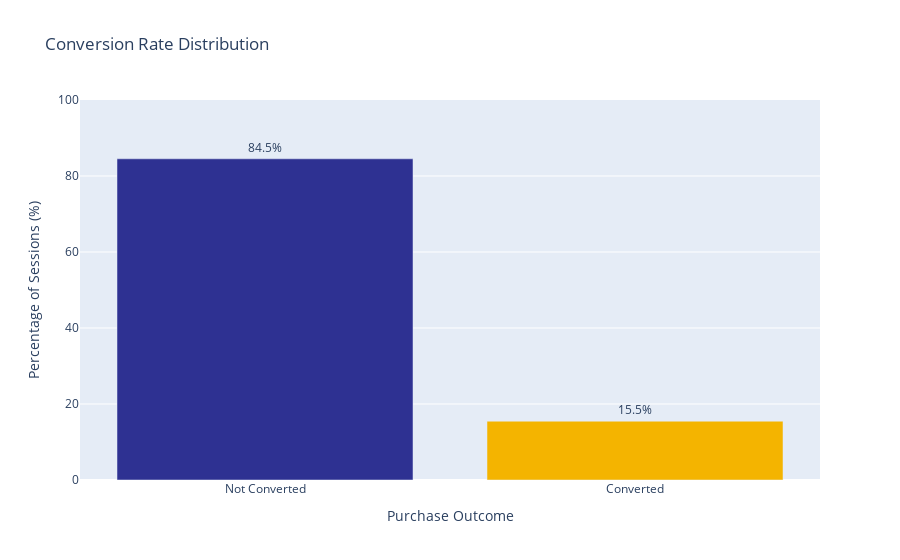

Notebook cell for this chart:
### Markdown cell above
### 1. Target Distribution

### Code cell
# create labels
df["Revenue_Label"] = df["revenue"].map({
    True: "Converted",
    False: "Not Converted"
})

revenue_percent = (
    df["Revenue_Label"]
    .value_counts(normalize=True)
    .mul(100)
    .reset_index()
)

revenue_percent.columns = ["Purchase Outcome", "Percentage"]

# create plot using the new column
fig = px.bar(
    revenue_percent,
    x="Purchase Outcome",
    y="Percentage",
    color="Purchase Outcome",
    text="Percentage",
    title="Conversion Rate Distribution",
    color_discrete_map={
        "Not Converted": "#2E3192",   #  Blue
        "Converted": "#F4B400"        #  Gold
    },
)

fig.update_traces(texttemplate='%{text:.1f}%', textposition='outside')

fig.update_layout(
    yaxis_title="Percentage of Sessions (%)",
    xaxis_title="Purchase Outcome",
    showlegend=False,
    yaxis=dict(range=[0, 100])
)

fig.show()

### Figure 1 — Plotly figure (JSON) as saved in the notebook; plotly's stock layout.template omitted (floating-point values rounded to 4 significant figures)
{"data": [{"alignmentgroup": "True", "hovertemplate": "Purchase Outcome=%{x}<br>Percentage=%{text}<extra></extra>", "legendgroup": "Not Converted", "marker": {"color": "#2E3192", "pattern": {"shape": ""}}, "name": "Not Converted", "offsetgroup": "Not Converted", "orientation": "v", "showlegend": true, "text": [84.53], "textposition": "outside", "texttemplate": "%{text:.1f}%", "type": "bar", "x": ["Not Converted"], "xaxis": "x", "y": [84.53], "yaxis": "y"}, {"alignmentgroup": "True", "hovertemplate": "Purchase Outcome=%{x}<br>Percentage=%{text}<extra></extra>", "legendgroup": "Converted", "marker": {"color": "#F4B400", "pattern": {"shape": ""}}, "name": "Converted", "offsetgroup": "Converted", "orientation": "v", "showlegend": true, "text": [15.47], "textposition": "outside", "texttemplate": "%{text:.1f}%", "type": "bar", "x": ["Converted"], "xaxis": "x", "y": [15.47], "yaxis": "y"}], "layout": {"barmode": "relative", "legend": {"title": {"text": "Purchase Outcome"}, "tracegroupgap": 0}, "showlegend": false, "title": {"text": "Conversion Rate Distribution"}, "xaxis": {"anchor": "y", "categoryarray": ["Not Converted", "Converted"], "categoryorder": "array", "domain": [0, 1], "title": {"text": "Purchase Outcome"}}, "yaxis": {"anchor": "x", "domain": [0, 1], "range": [0, 100], "title": {"text": "Percentage of Sessions (%)"}}}}
